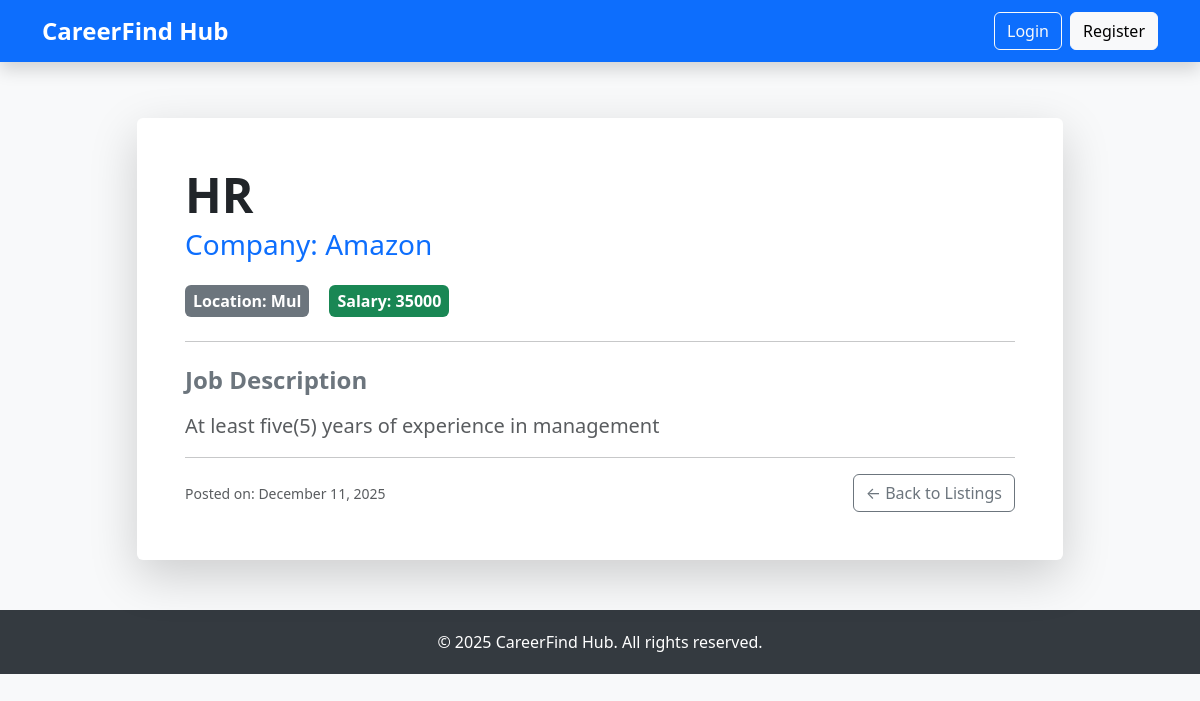
Screenshot of /job/2/ with the database file from the repository.
### jobs/models.py (models this page shows, shortened)
class Job(models.Model):
    company = models.ForeignKey(Company, on_delete=models.CASCADE)
    title = models.CharField(max_length=255)
    description = models.TextField()
    location = models.CharField(max_length=100)
    salary = models.CharField(max_length=100, blank=True)
    is_active = models.BooleanField(default=True)
    created_at = models.DateTimeField(auto_now_add=True)

### accounts/models.py (models this page shows, shortened)
class Company(models.Model):
    user = models.OneToOneField(User, on_delete=models.CASCADE, primary_key=True)
    name = models.CharField(max_length=200, default="New Company")  # Added default
    description = models.TextField(blank=True)
    website = models.URLField(blank=True)

### jobs/views.py (the view)
# urls.py: path('job/<int:pk>/', views.job_detail, name='job_detail'),
def job_detail(request, pk):
    job = get_object_or_404(Job, pk=pk)
    return render(request, 'jobs/job_detail.html', {'job': job})

### jobs/templates/jobs/job_detail.html (shortened to what this page needs)
{% extends "base.html" %}
{% block content %}
    <div class="row justify-content-center">
        <div class="col-lg-10">
            <div class="card shadow-lg border-0">
                <div class="card-body p-5">
                    <h1 class="card-title display-5 fw-bold text-dark mb-2">{{ job.title }}</h1>
                    <h3 class="card-subtitle mb-4 text-primary">Company: {{ job.company.name }}</h3>
                    <div class="mb-4">
                        <span class="badge bg-secondary me-3 fs-6 p-2"> Location: {{ job.location }}</span>
                        <span class="badge bg-success fs-6 p-2"> Salary: {{ job.salary|default:"Negotiable" }}</span>
                    </div>
                    <hr>
                    <h4 class="mt-4 mb-3 fw-bold text-secondary">Job Description</h4>
                    <div class="card-text fs-5 text-muted">
                        <p style="white-space: pre-wrap;">{{ job.description }}</p>
                    </div>
                    <hr>
                    <div class="d-flex justify-content-between align-items-center">
                        <p class="mb-0">
                            <small class="text-muted">Posted on: {{ job.created_at|date:"F d, Y" }}</small>
                        </p>
                        <div>
                            <a href="{% url 'job_list' %}" class="btn btn-outline-secondary">← Back to Listings</a>
                        </div>
                    </div>
                </div>
            </div>
        </div>
    </div>
{% endblock content %}

### templates/base.html (style rules this page uses)
body { padding-top: 70px; background-color: #f8f9fa; }

### rows the page displays
Job: title "HR", company.name "Amazon", location "Mul", salary "35000", description "At least five(5) years of experience in management", created_at "December 11, 2025"
